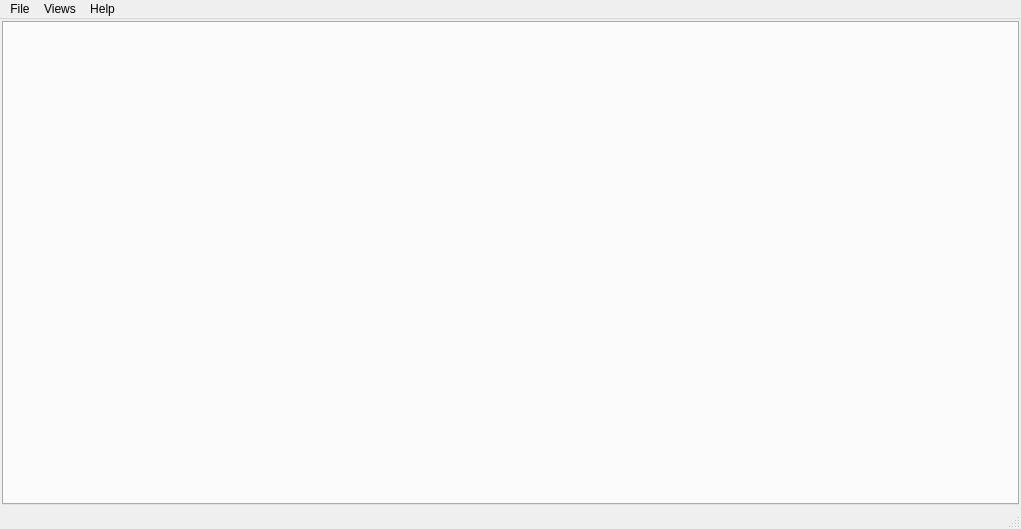
<?xml version="1.0" encoding="UTF-8"?>
<ui version="4.0">
 <class>MainWindow</class>
 <widget class="QMainWindow" name="MainWindow">
  <property name="geometry">
   <rect>
    <x>0</x>
    <y>0</y>
    <width>1021</width>
    <height>529</height>
   </rect>
  </property>
  <property name="windowTitle">
   <string>MainWindow</string>
  </property>
  <widget class="QWidget" name="centralWidget">
   <layout class="QVBoxLayout" name="verticalLayout">
    <property name="spacing">
     <number>2</number>
    </property>
    <property name="leftMargin">
     <number>2</number>
    </property>
    <property name="topMargin">
     <number>2</number>
    </property>
    <property name="rightMargin">
     <number>2</number>
    </property>
    <property name="bottomMargin">
     <number>2</number>
    </property>
    <item>
     <widget class="QTabWidget" name="tabWidget">
      <property name="currentIndex">
       <number>-1</number>
      </property>
     </widget>
    </item>
   </layout>
  </widget>
  <widget class="QMenuBar" name="menuBar">
   <property name="geometry">
    <rect>
     <x>0</x>
     <y>0</y>
     <width>1021</width>
     <height>20</height>
    </rect>
   </property>
   <widget class="QMenu" name="menuFile">
    <property name="title">
     <string>File</string>
    </property>
    <widget class="QMenu" name="menuImport">
     <property name="title">
      <string>Import</string>
     </property>
     <addaction name="actionImport_CentraSite_report"/>
     <addaction name="separator"/>
     <addaction name="actionImport_portfolio"/>
     <addaction name="actionImport_scheme"/>
    </widget>
    <addaction name="actionLoad_repository"/>
    <addaction name="actionNew_repository"/>
    <addaction name="separator"/>
    <addaction name="actionSave_repository"/>
    <addaction name="actionClose_repository"/>
    <addaction name="separator"/>
    <addaction name="menuImport"/>
    <addaction name="separator"/>
    <addaction name="actionSelect_logging_directory"/>
    <addaction name="separator"/>
    <addaction name="actionQuit"/>
   </widget>
   <widget class="QMenu" name="menuViews">
    <property name="title">
     <string>Views</string>
    </property>
    <addaction name="actionAdd_2D_graph"/>
    <addaction name="actionAdd_2_5D_graph"/>
    <addaction name="actionAdd_3D_graph"/>
   </widget>
   <widget class="QMenu" name="menuHelp">
    <property name="title">
     <string>Help</string>
    </property>
    <addaction name="actionWelcome_to_SoaScape"/>
    <addaction name="separator"/>
    <addaction name="actionAbout_SoaScape"/>
   </widget>
   <addaction name="menuFile"/>
   <addaction name="menuViews"/>
   <addaction name="menuHelp"/>
  </widget>
  <widget class="QStatusBar" name="statusBar"/>
  <action name="actionQuit">
   <property name="text">
    <string>Quit</string>
   </property>
   <property name="shortcut">
    <string>Ctrl+Q</string>
   </property>
  </action>
  <action name="actionNew_repository">
   <property name="text">
    <string>New repository...</string>
   </property>
   <property name="shortcut">
    <string>Ctrl+N</string>
   </property>
  </action>
  <action name="actionLoad_repository">
   <property name="text">
    <string>Load repository...</string>
   </property>
   <property name="shortcut">
    <string>Ctrl+O</string>
   </property>
  </action>
  <action name="actionAdd_2D_graph">
   <property name="text">
    <string>Add 2D graph</string>
   </property>
  </action>
  <action name="actionAdd_2_5D_graph">
   <property name="text">
    <string>Add 2.5D graph</string>
   </property>
  </action>
  <action name="actionAdd_3D_graph">
   <property name="text">
    <string>Add 3D graph</string>
   </property>
  </action>
  <action name="actionSave_repository">
   <property name="text">
    <string>Save repository</string>
   </property>
   <property name="shortcut">
    <string>Ctrl+S</string>
   </property>
  </action>
  <action name="actionWelcome">
   <property name="text">
    <string>Welcome...</string>
   </property>
  </action>
  <action name="actionAbout_SoaScape">
   <property name="text">
    <string>About SoaScape...</string>
   </property>
  </action>
  <action name="actionWelcome_to_SoaScape">
   <property name="text">
    <string>Welcome to SoaScape...</string>
   </property>
  </action>
  <action name="actionAsset_tree">
   <property name="checkable">
    <bool>true</bool>
   </property>
   <property name="text">
    <string>Asset tree</string>
   </property>
  </action>
  <action name="actionProperty_grid">
   <property name="checkable">
    <bool>true</bool>
   </property>
   <property name="text">
    <string>Property grid</string>
   </property>
  </action>
  <action name="actionClose_repository">
   <property name="text">
    <string>Close repository</string>
   </property>
  </action>
  <action name="actionLoad_Layer7">
   <property name="text">
    <string>Load Layer7...</string>
   </property>
  </action>
  <action name="actionSelect_logging_directory">
   <property name="text">
    <string>Select logging directory...</string>
   </property>
  </action>
  <action name="actionImport_portfolio">
   <property name="text">
    <string>Import portfolio...</string>
   </property>
  </action>
  <action name="actionImport_CentraSite_report">
   <property name="text">
    <string>Import CentraSite report...</string>
   </property>
  </action>
  <action name="actionImport_scheme">
   <property name="text">
    <string>Import schema...</string>
   </property>
  </action>
 </widget>
 <layoutdefault spacing="6" margin="11"/>
 <resources/>
 <connections/>
</ui>
